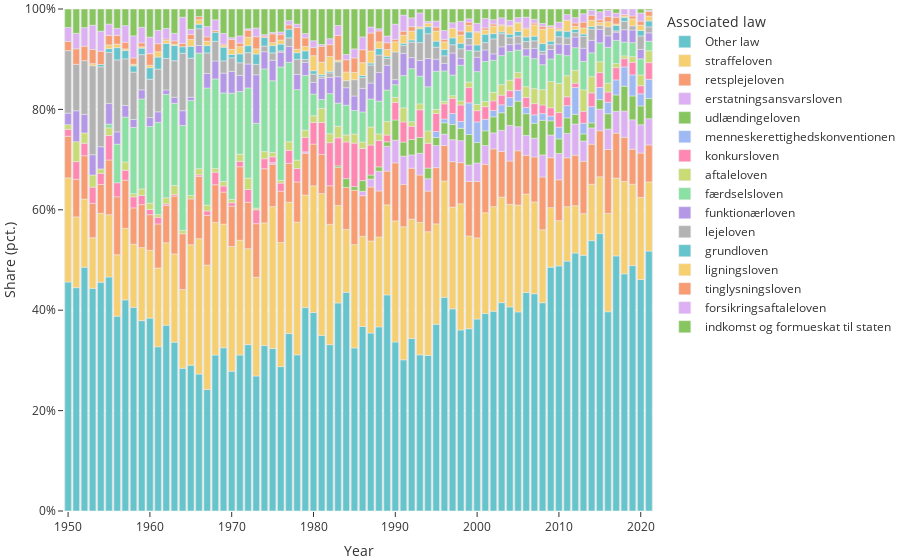

The cell this chart's notebook holds for it:
### Code cell
df = df_org.copy()
df = df.loc[df["not_kendelse"] == True]

#FIND THE X MOST ASSOCIATED LAWS
top_n = 15
df_relevante_love_top_x = df.loc[:,["id_verdict","year","relevante_love_cleaned"]].explode("relevante_love_cleaned").groupby("relevante_love_cleaned").count().sort_values("id_verdict",ascending=False)["id_verdict"][:top_n]
love_top_x = list(df_relevante_love_top_x.reset_index()["relevante_love_cleaned"])

df_top_x_lov = df.loc[:,["id_verdict","year","relevante_love_cleaned"]].copy()
df_top_x_lov["relevante_love_cleaned"] = df_top_x_lov["relevante_love_cleaned"].apply(lambda love: [lov if lov in love_top_x else "Other law" for lov in love] if love is not None else None)

df_relevante_love = df_top_x_lov.explode("relevante_love_cleaned").groupby(["relevante_love_cleaned","year"]).count().sort_values("id_verdict",ascending=False)["id_verdict"]
df_relevante_love = df_relevante_love.reset_index()
df_relevante_love.rename(columns={"id_verdict":"count","relevante_love_cleaned":"Associated law"}, inplace=True)

df_relevante_love["year"] = df_relevante_love["year"].astype(int)
df_relevante_love.sort_values(["year","count"],inplace=True,ascending=False)
df_relevante_love['share'] = df_relevante_love['count'] / df_relevante_love.groupby('year')['count'].transform('sum') 
fig = px.bar(df_relevante_love, 
            x="year",
            y="share",
            color="Associated law",
            template="ggplot2",
            color_discrete_sequence=px.colors.qualitative.Pastel,
            hover_name="Associated law", 
            hover_data= {"count":":.0f",
                         "share":":.1%", 
                         "Associated law":False})
fig.update_yaxes(tickformat=".0%", 
                range=[0,1])
fig.update_layout(yaxis_title="Share (pct.)",
                  xaxis_title="Year")
fig = fig.update_layout(margin=dict(
                        l=0,
                        r=0,
                        b=0,
                        t=0
                        )
                        )
fig.write_html("../../data/plots/distribution_of_judgements_by_associated_law.html")
fig.write_image("../../data/plots/distribution_of_judgements_by_associated_law.pdf")
fig
